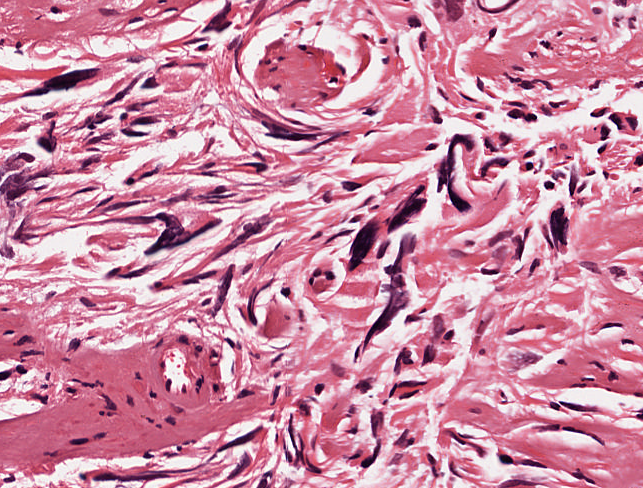
#> input picture src/image01_without_mask.png, 643 x 488 px
$ python watershed.py
#> lines starting #> are read from the running program, lines starting #| are printed output that depends on the picture; after the words box and inside, x2 and y2 are one past the last pixel; in counts of white or black regions, pixels touching at a corner belong together
import cv2 as cv
import numpy as np
from scipy import ndimage
from matplotlib import pyplot as plt
from skimage import measure, color, io
from skimage.segmentation import clear_border

"""
    when DEBUG flag is set to true image segmentation process
    can be viewed (original image to segmented image)
"""
DEBUG = True

"""
    Functions takes the path to an image as an argument,
    loads the image and returns it
"""
def load_image(img_to_load):

    # load in image, DEBUG if needed
#> called with img_to_load = 'image01_without_mask.png'
    img = cv.imread(img_to_load)
#> img is the input picture: shape (488, 643, 3); mean B, G, R 165.3, 140.2, 204.9
    if(DEBUG): cv.imshow("og img", img)

    # return loaded image
    return img

"""
    Functions takes an image as an argument, blurs it,
    and then makes it gray
"""
def gray_blur_image(img):

    # blur image before grey
    img_blur = cv.medianBlur(img,7)

    # create gray image and find threshold value
    # note: threshold pixels will be set to 255
    img_gray_blur = cv.cvtColor(img_blur, cv.COLOR_BGR2GRAY)

    # what gray blur look like
    if(DEBUG): cv.imshow("image01_gray_blur", img_gray_blur)

    # return img
    return img_gray_blur

"""
    Takes edited image saves and loads it
"""
def save_and_load(img):

    # Save grey blur img
    plt.imsave("image01_gray_blur.png", img)

    # filter blue channel?
    new_img = cv.imread("image01_gray_blur.png")

    # return new image
    return new_img

"""
    Find threshold of image, use threshold to open, erode,
    and close edges within the image. Takes as an argument
    an image and returns the image with noise removed and
    kernel as an array
"""
def remove_noise(img):

    # find threshold value (clearer gray image)
    # note: threshold pixels will be set to 255
    r1, threshold = cv.threshold(img, 0, 255, cv.THRESH_BINARY_INV+cv.THRESH_OTSU)

    # remove small initial noise from image
    kernel = np.ones((3,3), np.uint8)
    opening = cv.morphologyEx(threshold, cv.MORPH_OPEN, kernel, iterations = 2)

    # remove edge touching grains (clears larger areas)
    opening = clear_border(opening)

    # continue removal of noise from image
    ero = cv.morphologyEx(opening, cv.MORPH_ERODE, kernel, iterations = 4)
    close = cv.morphologyEx(ero, cv.MORPH_CLOSE, kernel, iterations = 3)

    # make final image after removal of noise equal the initial image
    opening = close
    if(DEBUG): cv.imshow("opening after cleaning", opening)

    # create array to return
    ker_open_arr = [opening, kernel]

    # return kernel and opening
    return ker_open_arr

"""
    Takes an array and calculates sure foreground, sure
    background, and ambiguous region of the image.
    Returns array of unknown and sure foreground
"""
def ambiguous_region(arr):

    # watershed for area that is sure background
    sure_bg = cv.dilate(arr[0], arr[1], iterations = 3)
    if(DEBUG): cv.imshow("sure bg", sure_bg)

    # watershed for area that is sure foreground
    dist_transform = cv.distanceTransform(arr[0], cv.DIST_L2, 5)
    max_dist_transform = dist_transform.max()
    r2, sure_fg = cv.threshold(dist_transform, 0.2*max_dist_transform, 255, 0)

    # getting unknown ambiguous region (background - foreground)
    sure_fg = np.uint8(sure_fg)
    unknown = cv.subtract(sure_bg, sure_fg)

    # create unknown and sure_fg array to return
    ukwn_sfg_arr = [unknown, sure_fg]

    # return temp array
    return ukwn_sfg_arr

"""
    Creates markers and labels the regions
"""
def mark_label_region(arr):

    # Create marker and label the regions
    r3, markers = cv.connectedComponents(arr[1])

    # increment and update markers
    markers = markers + 1
    markers[arr[0] == 255] = 0

    # return markers
    return markers

if __name__ == "__main__":

    # load in image to segment
    img = load_image("image01_without_mask.png")

    # blur and gray image
    img_gray_blur = gray_blur_image(img)

    # save newly created image and load it
    upd_img = save_and_load(img_gray_blur)

    # creates gray image (fuzzy not as good as below gray image)
    # cells = img[:,:,0]
    # cv.imshow("cells", cells)

    # create gray image
    gray_img = cv.cvtColor(img, cv.COLOR_BGR2GRAY)
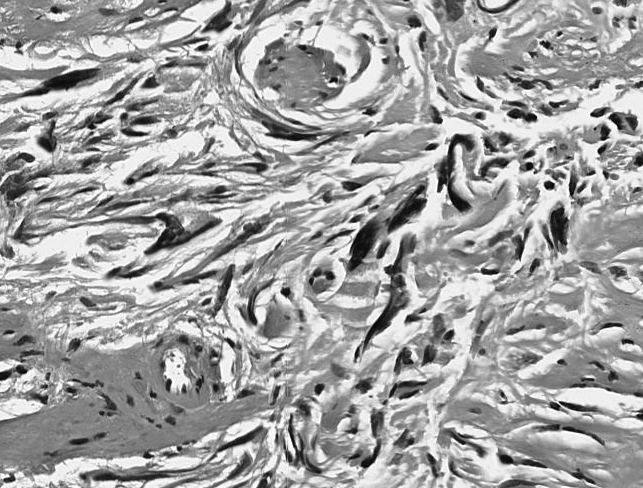
#> gray_img: shape (488, 643); min 0, max 255, mean 162.4
    if(DEBUG): cv.imshow("gray img", gray_img)

    # remove noise from image
    noise_rmv_arr = remove_noise(gray_img)
#> in remove_noise, `r1, threshold = cv.threshold(img, 0, 255, cv.THRESH_BINARY_INV+cv.THRE..`:
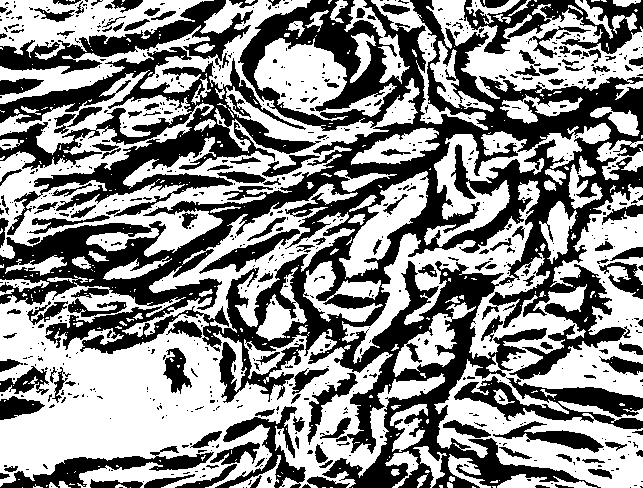
#> threshold: shape (488, 643); 54.2% white; 776 black regions (613 under 20 px), largest, box (x1, y1, x2, y2) and area: (0, 0, 643, 488) 84101, (0, 47, 321, 235) 16474, (0, 0, 253, 74) 5384
#> in remove_noise, `r1, threshold = cv.threshold(img, 0, 255, cv.THRESH_BINARY_INV+cv.THRE..`: r1 = 166
#> in remove_noise, `opening = cv.morphologyEx(threshold, cv.MORPH_OPEN, kernel, iterations..`: opening: shape (488, 643); 43% white; 304 white regions (6 under 20 px), largest, box (x1, y1, x2, y2) and area: (0, 300, 293, 477) 24822, (445, 380, 643, 488) 7344, (254, 39, 346, 113) 4297
#> in remove_noise, `opening = clear_border(opening)`: opening: shape (488, 643); 25.8% white; 259 white regions, largest, box (x1, y1, x2, y2) and area: (254, 39, 346, 113) 4297, (285, 349, 385, 478) 3821, (435, 134, 510, 245) 3459
#> in remove_noise, `ero = cv.morphologyEx(opening, cv.MORPH_ERODE, kernel, iterations = 4)`: ero: shape (488, 643); 3.1% white; 163 white regions (96 under 20 px), largest, box (x1, y1, x2, y2) and area: (259, 44, 341, 95) 1440, (349, 194, 422, 271) 932, (471, 40, 522, 74) 655
#> noise_rmv_arr = 2 items

    # find sure background and sure foreground and calculate
    # ambiguous region (background - foreground)
    unkwn_sgf_arr = ambiguous_region(noise_rmv_arr)
#> in ambiguous_region, `sure_bg = cv.dilate(arr[0], arr[1], iterations = 3)`: sure_bg: shape (488, 643); 10.5% white; 135 white regions, largest, box (x1, y1, x2, y2) and area: (256, 41, 344, 100) 3166, (346, 181, 426, 274) 2020, (372, 236, 416, 333) 1302
#> in ambiguous_region, `max_dist_transform = dist_transform.max()`: max_dist_transform = 10
#> in ambiguous_region, `r2, sure_fg = cv.threshold(dist_transform, 0.2*max_dist_transform, 255..`:
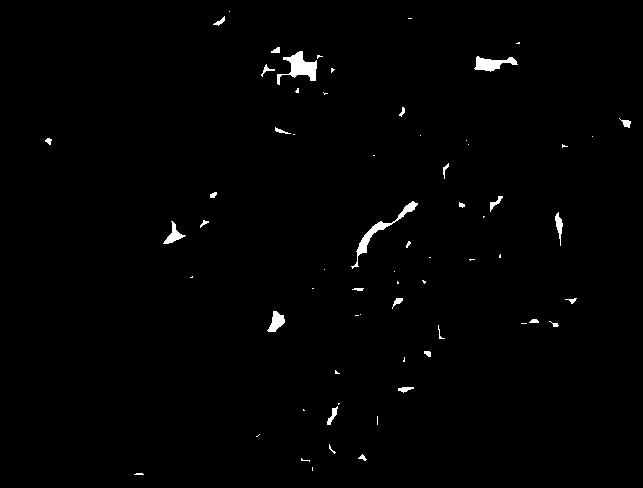
#> sure_fg: shape (488, 643) float32; 0.98% white; 66 white regions (38 under 20 px), largest, box (x1, y1, x2, y2) and area: (277, 51, 317, 85) 576, (351, 201, 418, 269) 505, (474, 56, 518, 72) 361
#> in ambiguous_region, `r2, sure_fg = cv.threshold(dist_transform, 0.2*max_dist_transform, 255..`: r2 = 2
#> in ambiguous_region, `unknown = cv.subtract(sure_bg, sure_fg)`:
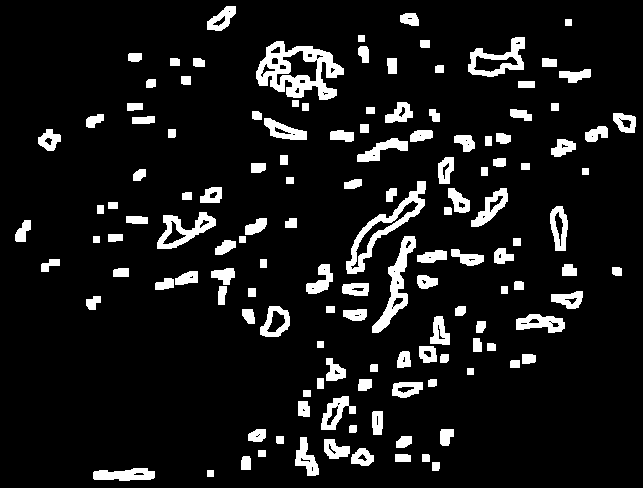
#> unknown: shape (488, 643); 9.6% white; 135 white regions, largest, box (x1, y1, x2, y2) and area: (256, 41, 344, 100) 2459, (346, 181, 426, 274) 1515, (372, 236, 416, 333) 1226
#> unkwn_sgf_arr = 2 items

    # create marker and label the region
    markers = mark_label_region(unkwn_sgf_arr)
#> in mark_label_region, `r3, markers = cv.connectedComponents(arr[1])`: markers: shape (488, 643) int32; 67 distinct labels, from 0 to 66
#> in mark_label_region, `r3, markers = cv.connectedComponents(arr[1])`: r3 = 67
#> in mark_label_region, `markers = markers + 1`:
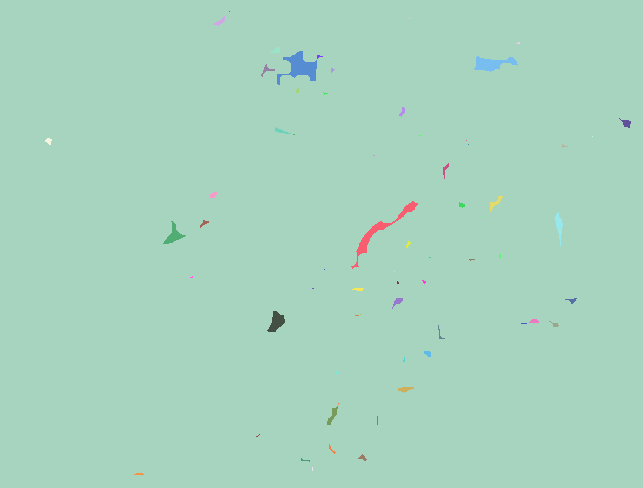
#> markers: shape (488, 643) int32; 67 distinct labels, from 1 to 67; one colour per label, 0 black

    # perform watershed algorithm and reassign boundaries
    markers = cv.watershed(img, markers)
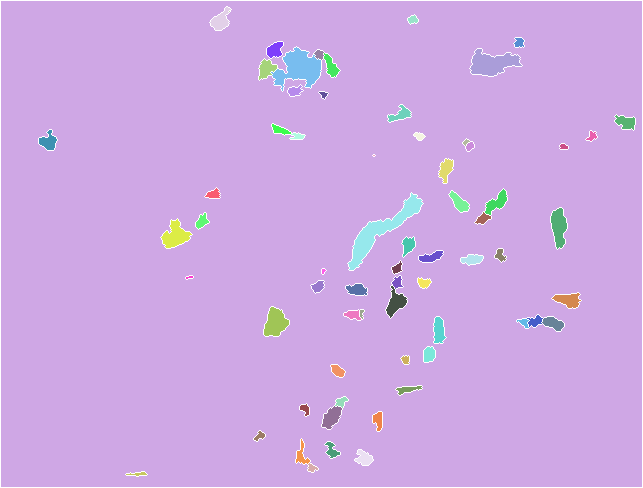
#> markers: shape (488, 643) int32; 68 distinct labels, from -1 to 67; one colour per label, 0 black, -1 white
    img[markers == -1] = [0, 255, 0]
#> img: shape (488, 643, 3); 1.78% of pixels changed, all inside (x1, y1, x2, y2) = (0, 0, 643, 488)

    # return an RBG image where color-coded labels are painted over
    img2 = color.label2rgb(markers, bg_label = 0)
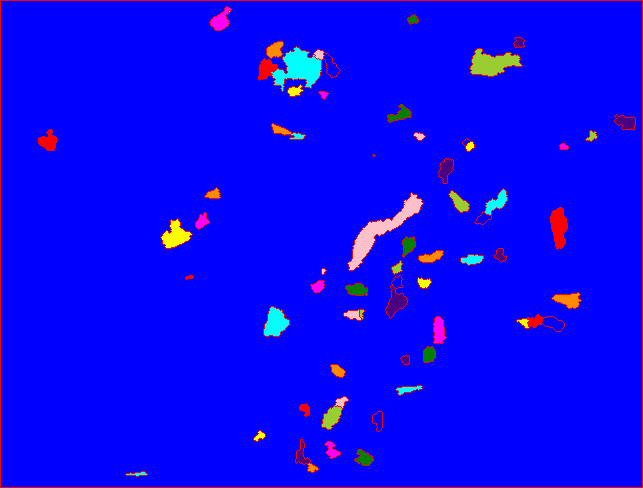
#> img2: shape (488, 643, 3) float64; mean R, G, B 0.0382, 0.0201, 0.964

    # display images and wait for key to close image window
    cv.imshow("Image", img)
    cv.waitKey(0)

$ run again, with src/image03_without_mask.png copied over src/image01_without_mask.png
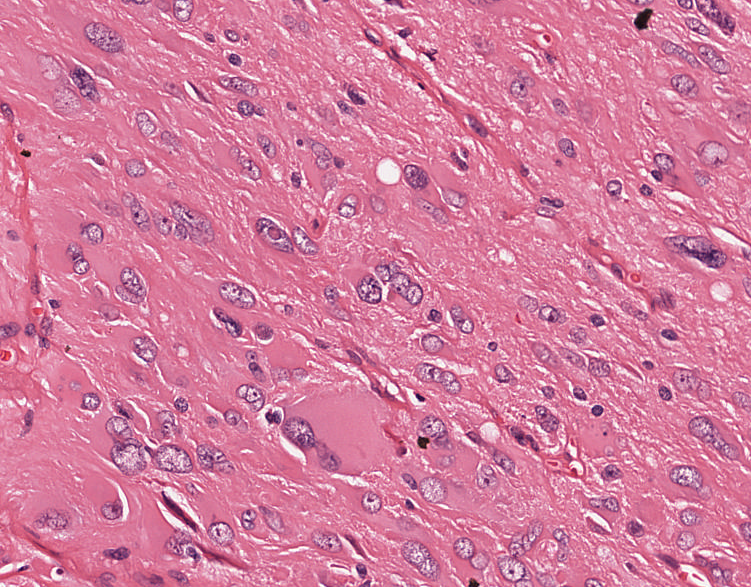
#> input picture src/image03_without_mask.png, 751 x 587 px
#> in load_image, img is the input picture: shape (587, 751, 3); mean B, G, R 160.4, 127.2, 212
#> in remove_noise, `r1, threshold = cv.threshold(img, 0, 255, cv.THRESH_BINARY_INV+cv.THRE..`:
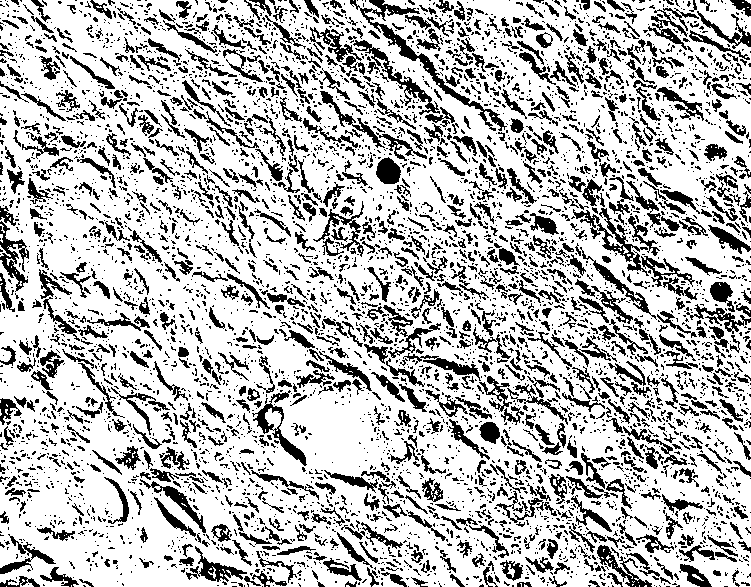
#> threshold: shape (587, 751); 73.4% white; 5428 black regions (4299 under 20 px), largest, box (x1, y1, x2, y2) and area: (350, 0, 507, 131) 1745, (573, 208, 649, 276) 1015, (353, 40, 440, 115) 901
#> r1 = 168
#> ero: shape (587, 751); 3.2% white; 248 white regions (161 under 20 px), largest, box (x1, y1, x2, y2) and area: (288, 395, 371, 472) 3366, (267, 344, 302, 371) 555, (57, 364, 89, 402) 535
#> noise_rmv_arr = 2 items
#> sure_bg: shape (587, 751); 10.4% white; 197 white regions, largest, box (x1, y1, x2, y2) and area: (282, 392, 382, 475) 5410, (411, 163, 464, 209) 1387, (133, 258, 191, 313) 1178
#> max_dist_transform = 20.77
#> r2 = 4.15
#> unknown: shape (587, 751); 9.7% white; 197 white regions, largest, box (x1, y1, x2, y2) and area: (282, 392, 382, 475) 3488, (411, 163, 464, 209) 1358, (133, 258, 191, 313) 1177
#> unkwn_sgf_arr = 2 items
#> r3 = 34
#> img: shape (587, 751, 3); 1.05% of pixels changed, all inside (x1, y1, x2, y2) = (0, 0, 751, 587)
#> `img2 = color.label2rgb(markers, bg_label = 0)`:
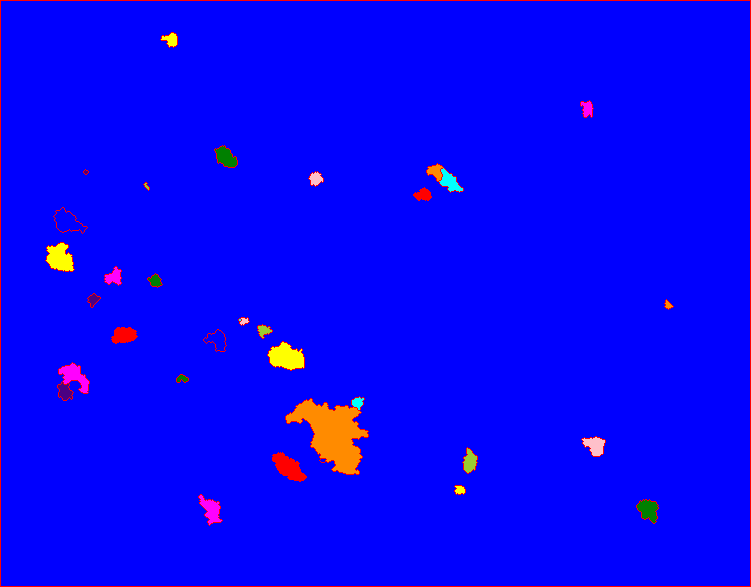
#> img2: shape (587, 751, 3) float64; mean R, G, B 0.027, 0.0103, 0.974
